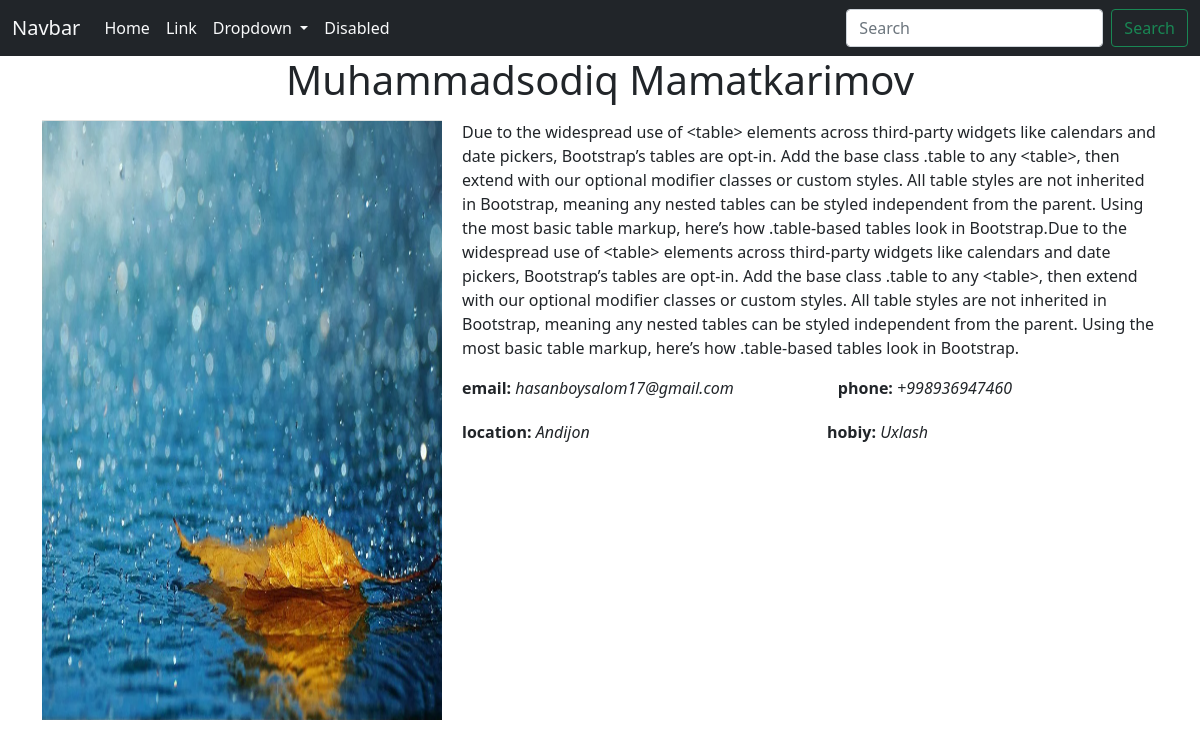
/detail/8/, run on the app's committed database.
### api/models.py (models this page shows, shortened)
class CrudModel(models.Model):
    first_name=models.CharField(max_length=100)
    last_name=models.CharField(max_length=100)
    email=models.CharField(max_length=100)
    phone=models.CharField(max_length=13,null=True,blank=True)
    location=models.CharField(max_length=100,null=True,blank=True)
    hobiy=models.CharField(max_length=100,null=True,blank=True)
    body=models.TextField(null=True,blank=True)
    img=models.ImageField(upload_to='img',null=True,blank=True)

### api/views.py (the view)
# urls.py: path('detail/<int:id>/',Detail.as_view(),name='detail'),
class Detail(View):
    def get(self,request,id):
        person=CrudModel.objects.get(id=id)
        return render(request,'detail.html',context={'person':person})

### templates/detail.html
{% extends "base.html" %}
{% block content %}
    <div class="container">
        <h1 class="mb-3 text-center">{{person.first_name}} {{person.last_name}}</h1>
        <div style="display: flex; justify-content: space-between; gap: 20px;">
            <img src="{{person.img.url}}" alt="" style="width: 400px; height: 75vh;">
            <div>
                <p style="float: right;">{{person.body|slice:1000}}</p>
                 <div>
                    <span>
                        <span style="font-weight: 900;">email:</span>
                        <i>{{person.email}}</i>
                    </span>
                    <span style="margin-left: 100px;">
                        <span style="font-weight: 900;">phone:</span>
                        <i>{{person.phone}}</i>
                    </span>
                </div>
                <div style=" margin-top:20px;">
                    <span>
                        <span style="font-weight: 900;">location:</span>
                        <i>{{person.location}}</i>
                    </span>
                    <span style="margin-left: 233px;">
                        <span style="font-weight: 900;">hobiy:</span>
                        <i>{{person.hobiy}}</i>
                    </span>
                </div>
            </div>
        </div>
    </div>
{% endblock  %}

### data on the page
CrudModel: first_name "Muhammadsodiq", last_name "Mamatkarimov", img (picture), body "Due to the widespread use of <table> elements across third-party widgets like calendars and date pickers, Bootstrap’s tables are opt-in. Add the base class .table to any <table>, then extend with our optional modifier classes or custom styles. All table styles are not inherited in Bootstrap, meaning any nested tables can be styled independent from the parent. Using the most basic table markup, here’s how .table-based tables look in Bootstrap.Due to the widespread use of <table> elements across third-party widgets like calendars and date pickers, Bootstrap’s tables are opt-in. Add the base class .table to any <table>, then extend with our optional modifier classes or custom styles. All table…", email "hasanboysalom17@gmail.com", phone "+998936947460", location "Andijon", hobiy "Uxlash"
